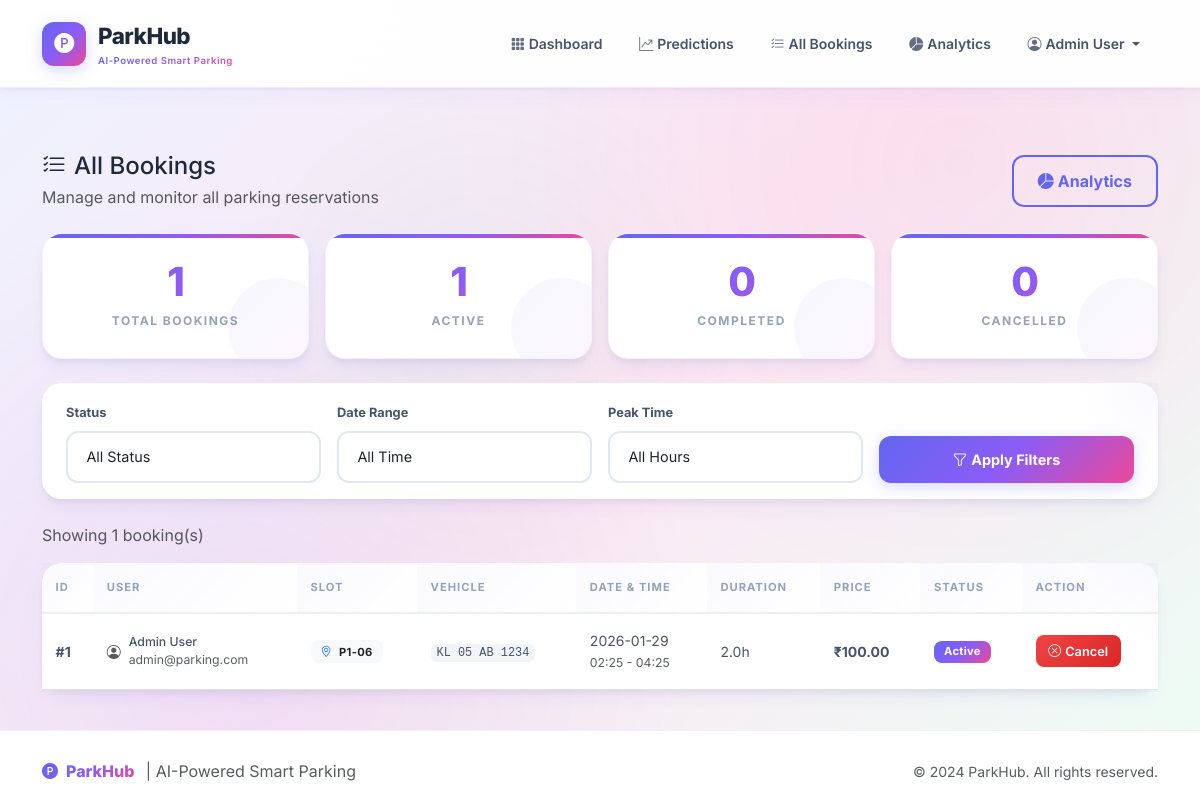
Screenshot of /admin/bookings (signed in) with the database file from the repository.
### database/models.py (models this page shows, shortened)
class User(UserMixin, db.Model):
    __tablename__ = 'users'
    id = db.Column(db.Integer, primary_key=True)
    email = db.Column(db.String(120), unique=True, nullable=False, index=True)
    name = db.Column(db.String(100), nullable=False)
    password_hash = db.Column(db.String(256), nullable=False)
    is_admin = db.Column(db.Boolean, default=False)
    booking_count = db.Column(db.Integer, default=0)
    created_at = db.Column(db.DateTime, default=datetime.utcnow)
    bookings = db.relationship('Booking', backref='user', lazy='dynamic')

class Booking(db.Model):
    __tablename__ = 'bookings'
    id = db.Column(db.Integer, primary_key=True)
    user_id = db.Column(db.Integer, db.ForeignKey('users.id'), nullable=False, index=True)
    slot_id = db.Column(db.Integer, db.ForeignKey('parking_slots.id'), nullable=False, index=True)
    vehicle_number = db.Column(db.String(20), nullable=False)
    start_time = db.Column(db.DateTime, nullable=False)
    end_time = db.Column(db.DateTime, nullable=False)
    duration_hours = db.Column(db.Float, nullable=False)
    hourly_rate = db.Column(db.Float, nullable=False)
    total_price = db.Column(db.Float, nullable=False)
    status = db.Column(db.String(20), default='active')  # active, completed, cancelled
    cancelled = db.Column(db.Boolean, default=False)
    created_at = db.Column(db.DateTime, default=datetime.utcnow)
    updated_at = db.Column(db.DateTime, default=datetime.utcnow, onupdate=datetime.utcnow)

class ParkingSlot(db.Model):
    __tablename__ = 'parking_slots'
    id = db.Column(db.Integer, primary_key=True)
    level_id = db.Column(db.Integer, db.ForeignKey('parking_levels.id'), nullable=True, index=True)
    slot_number = db.Column(db.String(20), nullable=False)  # e.g., "A-01", "B-15"
    row = db.Column(db.Integer, nullable=False)
    column = db.Column(db.Integer, nullable=False)
    is_occupied = db.Column(db.Boolean, default=False)
    last_updated = db.Column(db.DateTime, default=datetime.utcnow, onupdate=datetime.utcnow)
    bookings = db.relationship('Booking', backref='slot', lazy='dynamic')

### app.py (the view)
@app.route('/admin/bookings')
@login_required
def admin_bookings():
    if not current_user.is_admin:
        flash('Access denied. Admin privileges required.', 'error')
        return redirect(url_for('dashboard'))
    status_filter = request.args.get('status', 'all')
    date_filter = request.args.get('date', 'all')
    peak_filter = request.args.get('peak', 'all')
    page = request.args.get('page', 1, type=int)
    per_page = 20
    query = Booking.query
    if status_filter == 'active':
        query = query.filter_by(status='active', cancelled=False)
    elif status_filter == 'completed':
        query = query.filter_by(status='completed')
    elif status_filter == 'cancelled':
        query = query.filter_by(cancelled=True)
    now = datetime.now()
    if date_filter == 'today':
        start_of_day = now.replace(hour=0, minute=0, second=0, microsecond=0)
        query = query.filter(Booking.created_at >= start_of_day)
    elif date_filter == 'week':
        start_of_week = now - timedelta(days=now.weekday())
        start_of_week = start_of_week.replace(hour=0, minute=0, second=0, microsecond=0)
        query = query.filter(Booking.created_at >= start_of_week)
    elif date_filter == 'month':
        start_of_month = now.replace(day=1, hour=0, minute=0, second=0, microsecond=0)
        query = query.filter(Booking.created_at >= start_of_month)
    if peak_filter == 'peak':
        from sqlalchemy import extract, or_
        peak_hours = [9, 10, 11, 14, 15]
        query = query.filter(extract('hour', Booking.start_time).in_(peak_hours))
    elif peak_filter == 'off_peak':
        from sqlalchemy import extract
        peak_hours = [9, 10, 11, 14, 15]
        query = query.filter(~extract('hour', Booking.start_time).in_(peak_hours))
    query = query.order_by(Booking.created_at.desc())
    total_count = query.count()
    bookings = query.offset((page - 1) * per_page).limit(per_page).all()
    total_pages = (total_count + per_page - 1) // per_page
    active_count = Booking.query.filter_by(status='active', cancelled=False).count()
    completed_count = Booking.query.filter_by(status='completed').count()
    cancelled_count = Booking.query.filter_by(cancelled=True).count()
    stats = {
        'total': Booking.query.count(),
        'active': active_count,
        'completed': completed_count,
        'cancelled': cancelled_count,
        'filtered': total_count
    }
    return render_template('admin_bookings.html',
                          bookings=bookings,
                          stats=stats,
                          status_filter=status_filter,
                          date_filter=date_filter,
                          peak_filter=peak_filter,
                          page=page,
                          total_pages=total_pages)

### app.py (called while the page is built)
@login_manager.user_loader
def load_user(user_id):
    return User.query.get(int(user_id))

@app.template_filter('format_slot')
def format_slot(slot_number):
    if slot_number and '_' in slot_number:
        parts = slot_number.split('_')
        if len(parts) == 2:
            return f'{parts[0]}-{parts[1].zfill(2)}'
    return slot_number

### templates/admin_bookings.html (shortened to what this page needs)
{% extends "base.html" %}
{% block content %}
<div class="d-flex justify-content-between align-items-center mb-4">
    <div>
        <h4 class="mb-1">
            <i class="bi bi-list-check me-2"></i>All Bookings
        </h4>
        <p class="text-muted mb-0">Manage and monitor all parking reservations</p>
    </div>
    <a href="{{ url_for('admin_analytics') }}" class="btn btn-outline-primary">
        <i class="bi bi-pie-chart-fill me-1"></i>Analytics
    </a>
</div>
<div class="row g-3 mb-4">
    <div class="col-6 col-md-3">
        <div class="stat-card">
            <div class="stat-value text-primary">{{ stats.total }}</div>
            <div class="stat-label">Total Bookings</div>
        </div>
    </div>
    <div class="col-6 col-md-3">
        <div class="stat-card">
            <div class="stat-value" style="color: #3B82F6;">{{ stats.active }}</div>
            <div class="stat-label">Active</div>
        </div>
    </div>
    <div class="col-6 col-md-3">
        <div class="stat-card">
            <div class="stat-value" style="color: #10B981;">{{ stats.completed }}</div>
            <div class="stat-label">Completed</div>
        </div>
    </div>
    <div class="col-6 col-md-3">
        <div class="stat-card">
            <div class="stat-value" style="color: #EF4444;">{{ stats.cancelled }}</div>
            <div class="stat-label">Cancelled</div>
        </div>
    </div>
</div>
<div class="card mb-4">
    <div class="card-body py-3">
        <form method="GET" action="{{ url_for('admin_bookings') }}" class="row g-3 align-items-end">
            <div class="col-md-3">
                <label class="form-label">Status</label>
                <select name="status" class="form-select">
                    <option value="all" {% if status_filter=='all' %}selected{% endif %}>All Status</option>
                </select>
            </div>
            <div class="col-md-3">
                <label class="form-label">Date Range</label>
                <select name="date" class="form-select">
                    <option value="all" {% if date_filter=='all' %}selected{% endif %}>All Time</option>
                </select>
            </div>
            <div class="col-md-3">
                <label class="form-label">Peak Time</label>
                <select name="peak" class="form-select">
                    <option value="all" {% if peak_filter=='all' %}selected{% endif %}>All Hours</option>
                </select>
            </div>
            <div class="col-md-3">
                <button type="submit" class="btn btn-primary w-100">
                    <i class="bi bi-funnel me-1"></i>Apply Filters
                </button>
            </div>
        </form>
    </div>
</div>
<div class="mb-3">
    <span class="text-muted">Showing {{ stats.filtered }} booking(s)</span>
</div>
{% if bookings %}
<div class="card">
    <div class="card-body p-0">
        <div class="table-responsive">
            <table class="table table-hover mb-0">
                <thead class="table-light">
                    <tr>
                        <th>ID</th>
                        <th>User</th>
                        <th>Slot</th>
                        <th>Vehicle</th>
                        <th>Date & Time</th>
                        <th>Duration</th>
                        <th>Price</th>
                        <th>Status</th>
                        <th>Action</th>
                    </tr>
                </thead>
                <tbody>
                    {% for booking in bookings %}
                    <tr>
                        <td><strong>#{{ booking.id }}</strong></td>
                        <td>
                            <div class="d-flex align-items-center">
                                <i class="bi bi-person-circle text-muted me-2"></i>
                                <div>
                                    <div class="small fw-medium">{{ booking.user.name if booking.user else 'N/A' }}
                                    </div>
                                    <div class="small text-muted">{{ booking.user.email if booking.user else '' }}</div>
                                </div>
                            </div>
                        </td>
                        <td>
                            <span class="badge bg-light text-dark">
                                <i class="bi bi-geo-alt text-primary me-1"></i>
                                {{ booking.slot.slot_number|format_slot if booking.slot else 'N/A' }}
                            </span>
                        </td>
                        <td>
                            <code>{{ booking.vehicle_number }}</code>
                        </td>
                        <td>
                            <div>{{ booking.start_time.strftime('%Y-%m-%d') }}</div>
                            <small class="text-muted">
                                {{ booking.start_time.strftime('%H:%M') }} -
                                {{ booking.end_time.strftime('%H:%M') }}
                            </small>
                        </td>
                        <td>{{ booking.duration_hours }}h</td>
                        <td><strong>₹{{ "%.2f"|format(booking.total_price) }}</strong></td>
                        <td>
                            {% if booking.cancelled %}
                            <span class="badge bg-danger">Cancelled</span>
                            {% elif booking.status == 'completed' %}
                            <span class="badge bg-success">Completed</span>
                            {% else %}
                            <span class="badge bg-primary">Active</span>
                            {% endif %}
                        </td>
                        <td>
                            {% if not booking.cancelled and booking.status == 'active' %}
                            <button type="button" class="btn-cancel-booking"
                                onclick="cancelBooking({{ booking.id }}, '{{ booking.slot.slot_number|format_slot if booking.slot else 'Unknown' }}')">
                                <i class="bi bi-x-circle me-1"></i>Cancel
                            </button>
                            {% else %}
                            <span class="text-muted small">—</span>
                            {% endif %}
                        </td>
                    </tr>
                    {% endfor %}
                </tbody>
            </table>
        </div>
    </div>
</div>
{% endif %}
{% endblock %}

### templates/base.html (shortened to what this page needs)
<!DOCTYPE html>
<html lang="en">
<head>
    <link href="https://cdn.jsdelivr.net/npm/bootstrap@5.3.2/dist/css/bootstrap.min.css" rel="stylesheet">
    <link href="https://cdn.jsdelivr.net/npm/bootstrap-icons@1.11.1/font/bootstrap-icons.css" rel="stylesheet">
</head>
<body class="d-flex flex-column">
    <nav class="navbar navbar-expand-lg">
        <div class="container">
            <a class="navbar-brand" href="{{ url_for('dashboard') }}">
                <span class="brand-icon">
                    <i class="bi bi-p-circle-fill"></i>
                </span>
                <div>
                    ParkHub
                    <span class="brand-tagline">AI-Powered Smart Parking</span>
                </div>
            </a>
            <div class="collapse navbar-collapse" id="navbarNav">
                <ul class="navbar-nav ms-auto">
                    {% if current_user.is_authenticated %}
                    <li class="nav-item">
                        <a class="nav-link" href="{{ url_for('dashboard') }}">
                            <i class="bi bi-grid-3x3-gap-fill me-1"></i>Dashboard
                        </a>
                    </li>
                    <li class="nav-item">
                        <a class="nav-link" href="{{ url_for('predictions') }}">
                            <i class="bi bi-graph-up-arrow me-1"></i>Predictions
                        </a>
                    </li>
                    <li class="nav-item">
                        {% if current_user.is_admin %}
                        <a class="nav-link" href="{{ url_for('admin_bookings') }}">
                            <i class="bi bi-list-check me-1"></i>All Bookings
                        </a>
                        {% else %}
                        <a class="nav-link" href="{{ url_for('my_bookings') }}">
                            <i class="bi bi-calendar2-check me-1"></i>My Bookings
                        </a>
                        {% endif %}
                    </li>
                    {% if current_user.is_admin %}
                    <li class="nav-item">
                        <a class="nav-link" href="{{ url_for('admin_analytics') }}">
                            <i class="bi bi-pie-chart-fill me-1"></i>Analytics
                        </a>
                    </li>
                    {% endif %}
                    <li class="nav-item dropdown">
                        <a class="nav-link dropdown-toggle" href="#" data-bs-toggle="dropdown">
                            <i class="bi bi-person-circle me-1"></i>{{ current_user.name }}
                        </a>
                    </li>
                    {% endif %}
                </ul>
            </div>
        </div>
    </nav>
    <main class="main-content flex-grow-1">
        <div class="container">
            {% block content %}{% endblock %}
        </div>
    </main>
    <footer>
        <div class="container">
            <div class="row align-items-center">
                <div class="col-md-6 text-center text-md-start">
                    <span class="footer-brand">
                        <i class="bi bi-p-circle-fill me-2"></i>ParkHub
                    </span>
                    <span class="ms-2 text-muted">| AI-Powered Smart Parking</span>
                </div>
                <div class="col-md-6 text-center text-md-end mt-2 mt-md-0">
                    <small class="text-muted">© 2024 ParkHub. All rights reserved.</small>
                </div>
            </div>
        </div>
    </footer>
</body>
</html>

### templates/admin_bookings.html (style rules this page uses)
code { background: #F1F5F9; padding: 0.2em 0.5em; border-radius: 6px; font-size: 0.85em; color: var(--text); }
.btn-cancel-booking { background: linear-gradient(135deg, #EF4444, #DC2626); color: white; border: none; border-radius: 8px; padding: 0.4rem 0.8rem; font-size: 0.8rem; font-weight: 600; cursor: pointer; transition: all 0.2s ease; }

### rows the page displays
User: name "Admin User"
Booking: id "1", user "Admin User", user "admin@parking.com", slot.slot_number "P1-06", vehicle_number "KL 05 AB 1234", start_time "2026-01-29", start_time "02:25", end_time "04:25", duration_hours "2.0", total_price "100.00", cancelled "Active"

### other values shown
{{ stats.total }} "1"
{{ stats.active }} "1"
{{ stats.completed }} "0"
{{ stats.cancelled }} "0"
{{ stats.filtered }} "1"
